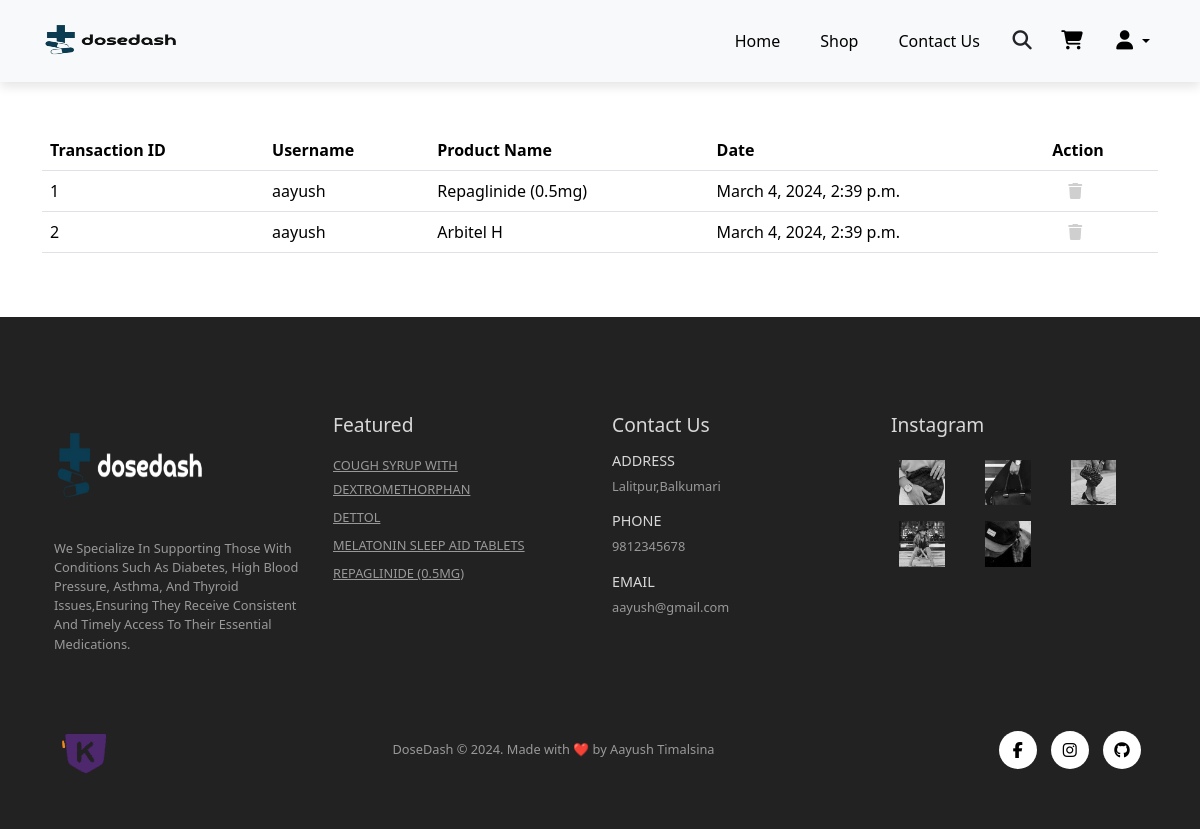
The page /viewreminder/ (signed in) on the database as committed earlier.
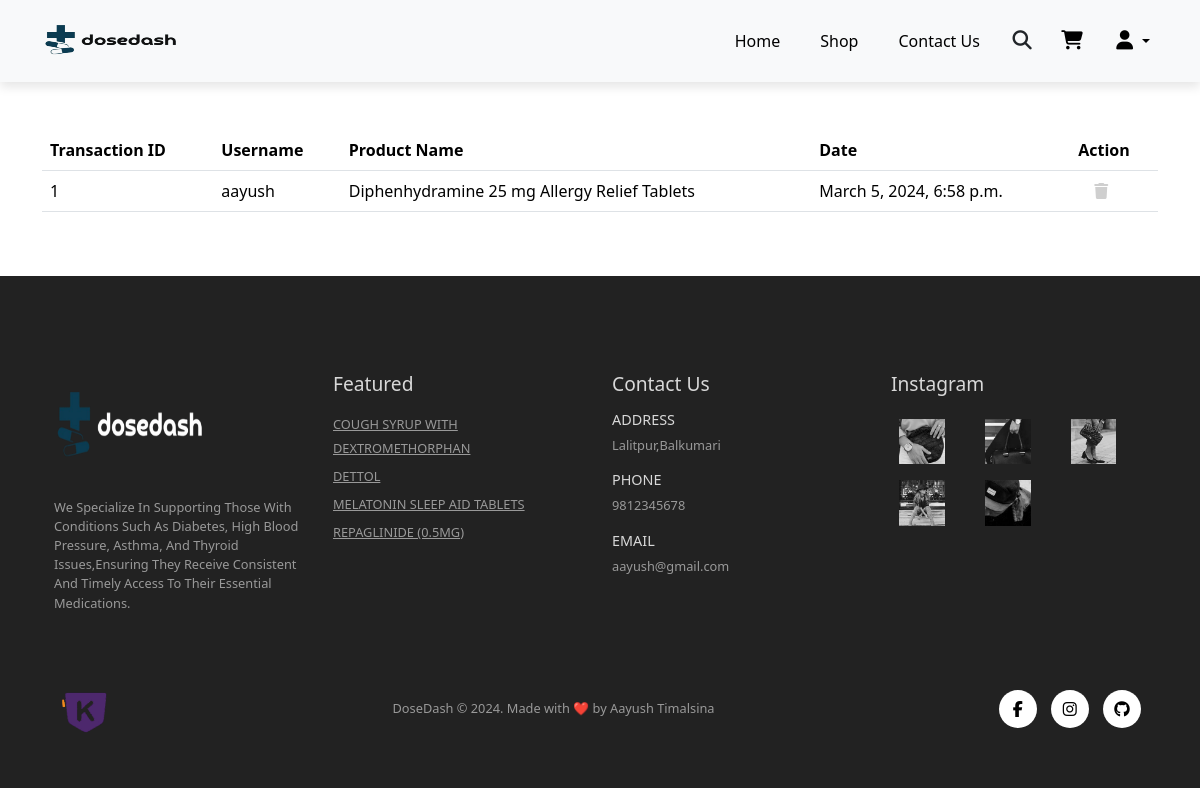
The same page on the database as committed later.
### dosedashapp/models.py (models this page shows, shortened)
class Reminder(models.Model):
    Reminder_UserName = models.ForeignKey(User, on_delete=models.CASCADE, null= True, blank= True)
    Reminder_ProductId = models.ForeignKey(Product, on_delete=models.CASCADE, null= True, blank= True)
    Reminder_Date = models.DateTimeField()

class Product(models.Model):
    Product_Name = models.CharField(max_length = 200)
    Product_Price = models.PositiveIntegerField(null = False)
    Product_Description = models.TextField()
    Product_Tag = models.ManyToManyField(ProductTag, blank = True)
    Product_Image = models.ImageField(upload_to = 'static/image/products/')
    Product_Quantity = models.PositiveBigIntegerField(null = True)
    def __str__(self):
        return self.Product_Name

### dosedashapp/views.py (the view)
# urls.py: path('viewreminder/', views.viewReminder, name="viewreminder"),
def viewReminder(request):
    user = request.user
    reminders = Reminder.objects.filter(Reminder_UserName = user)
    return render(request, "reminder.html",{'reminders':reminders,
                                            'featured' : getFeatured(),
                                             })

### dosedashapp/views.py (called while the page is built)
def getFeatured():
    all_featured = list(Product.objects.filter(Product_Tag = 2))
    featured = sample(all_featured, 4)
    return(featured)

### templates/reminder.html (shortened to what this page needs)
{% load static %}
<!DOCTYPE html>
<html lang="en">
  <head>
    <link rel="stylesheet" href="{% static 'css/profile.css' %}" />
    <link
      rel="stylesheet"
      href="https://cdnjs.cloudflare.com/ajax/libs/font-awesome/6.5.1/css/all.min.css"
    />
    <link
      href="https://cdn.jsdelivr.net/npm/bootstrap@5.3.3/dist/css/bootstrap.min.css"
      rel="stylesheet"
    />
  </head>
  <body>
    {% include "nav.html" %}
    <div class="container mt-5">
      <h3>Transaction History</h3>
      <div class="row mt-5">
        <div class="col">
          <table class="table table-hover">
            <thead>
              <tr class="fw-semibold">
                <td scope="col">Transaction ID</td>
                <td scope="col">Username</td>
                <td scope="col">Product Name</td>
                <td scope="col">Date</td>
                <td scope="col">Action</td>
              </tr>
            </thead>
            <tbody>
               {% for reminder in reminders %}
              <tr>
                <td>{{ forloop.counter }}</td>
                <td scope="row">{{ reminder.Reminder_UserName }}</td>
                <td>{{ reminder.Reminder_ProductId }}</td>
                <td>{{ reminder.Reminder_Date }}</td>
                <td class="ps-4">
                  <a href="{% url 'deletereminder' reminder.id %}"
                    ><i
                      class="fa-solid fa-trash"
                      style="color: #cfcfcf; cursor: pointer"
                    ></i
                  ></a>
                </td>
              </tr>
              {% endfor %}
            </tbody>
          </table>
        </div>
      </div>
    </div>
    {% include "footer.html" %}
  </body>
</html>

### templates/nav.html (shortened to what this page needs)
{% load static %}
    <nav class="navbar navbar-expand-lg bg-body-tertiary navbar-light bg-white py-3 fixed-top">
          <div class="container">
            <a href= "/"><img class="logo" src = "{% static "image/logo/logo.png" %}" alt = 'logo' style="width: 145px; height: 50px;"</a>
            <div class="collapse navbar-collapse" id="navbarSupportedContent">
              <ul class="navbar-nav ms-auto">
                <li class="nav-item">
                  <a class="nav-link me-4 selected" aria-current="page" href="{% url 'landingPage' %}">Home</a>
                </li>
                <li class="nav-item">
                  <a class="nav-link me-4 {% if request.path == '/shop/' %}selected{% endif %}" aria-current="page" href="{% url 'shop' %}">Shop</a>
                </li>
                <li class="nav-item">
                  <a class="nav-link me-4" aria-current="page" href="{% url 'contactus' %}">Contact Us</a>
                </li>
                <li class="nav-item cart-item">
                  <i id="searchIcon" class="fa-solid fa-magnifying-glass me-4"></i>
                  <a href= "{% url 'cart' %}"><i class="fa-solid fa-cart-shopping me-4"></i></a>
                </li>
                <li class="nav-item dropdown user">
                  <a class="nav-link dropdown-toggle" href="#" id="navbarDropdown" role="button" data-toggle="dropdown" aria-haspopup="true" aria-expanded="false">
                     <i class="fa-solid fa-user"></i>
                  </a>
                 </li>
            </div>
          </div>
      </nav>

### templates/footer.html (shortened to what this page needs)
{% load static %}
<footer class="mt-5 py-5">
    <div class="row container mx-auto pt-5">
      <div class="footer-one col-lg-3 col-md-6 col-12">
        <img src="{% static 'image/logo/logobg.png' %}" alt="logo" style="width: 160px; height: 110px;">
        <p class="pt-3">We Specialize In Supporting Those With Conditions Such As Diabetes, High Blood Pressure, Asthma, And Thyroid Issues,Ensuring They Receive Consistent And Timely Access To Their Essential Medications.</p>
      </div>
      <div class="footer-one col-lg-3 col-md-6 col-12 mb-3">
        <h5 class="pb-2">Featured</h5>
        <ul class="text-uppercase list-unstyled">
          {% for feature in featured %}
            <li><a href="{% url 'product' feature.id %}">{{ feature.Product_Name }}</a></li>
          {% endfor %}
        </ul>
      </div>
      <div class="footer-one col-lg-3 col-md-6 col-12 mb-3">
        <h5 class="pb-2">Contact Us</h5>
        <div>
          <h6 class="text-uppercase">Address</h6>
          <p>Lalitpur,Balkumari</p>
        </div>
        <div>
          <h6 class="text-uppercase">Phone</h6>
          <p>9812345678</p>
        </div>
        <div>
          <h6 class="text-uppercase">Email</h6>
          <p>aayush@gmail.com</p>
        </div>
      </div>
      <div class="footer-one col-lg-3 col-md-6 col-12">
        <h5 class="pb-2">Instagram</h5>
        <div class="row">
          <img class="img-fluid w-25 h-100 m-2" src="{% static 'image/insta/1.jpg' %}" alt="instaimg">
          <img class="img-fluid w-25 h-100 m-2" src="{% static 'image/insta/2.jpg' %}" alt="instaimg">
          <img class="img-fluid w-25 h-100 m-2" src="{% static 'image/insta/3.jpg' %}" alt="instaimg">
          <img class="img-fluid w-25 h-100 m-2" src="{% static 'image/insta/4.jpg' %}" alt="instaimg">
          <img class="img-fluid w-25 h-100 m-2" src="{% static 'image/insta/5.jpg' %}" alt="instaimg">
        </div>
      </div>
    </div>
    <div class="copyright mt-5">
      <div class="row container mx-auto d-flex align-items-center justify-content-between">
        <div class="col-lg-3 col-md-6 col-12">
          <img class="e-sewa-logo img-fluid w-25 h-100 " src="{% static 'image/logo/khalti.png' %}" alt="payment">
        </div>
        <div class="col-lg-4 col-md-6 col-12 text-nowrap text-center">
          <p class="mb-0">DoseDash © 2024. Made with ❤️ by Aayush Timalsina </p>
        </div>
        <div class="col-lg-4 col-md-6 col-12 text-end">
          <a href="https://www.facebook.com/aayush2133"><i class="fa-brands fa-facebook-f"></i></a>
          <a href="https://www.instagram.com/ssh_aayush/"><i class="fa-brands fa-instagram"></i></a>
          <a href="https://github.com/SshAayush"><i class="fa-brands fa-github"></i></a>
        </div>
      </div>
    </div>
  </footer>

### static/css/navbar.css (style rules this page uses)
.navbar { font-size: 16px; top: 0; left: 0; width: 100vw; display: flex; box-shadow: 0 5px 10px rgba(0,0,0,0.1); }
.cart-item a { color: black !important; }
.navbar-light .navbar-nav .nav-link { padding: 0 20px; color: black; transition: 0.3s ease; }
.navbar i { font-size: 1.2rem; padding: 0.7px; cursor: pointer; transition: 0.3s ease; }

### static/css/footer.css (style rules this page uses)
footer { background-color: #222; }
footer h5 { color: #d8d8d8; font-size: 1.2rem; }
footer h6 { color: #d8d8d8; font-size: 0.9rem; }
footer li { padding-bottom: 4px; }
footer li a { font-size: 0.8rem; color: #999; }
footer p { color: #999; font-size: 0.8rem; }
footer .copyright a { color: black; width: 38px; height: 38px; background-color: #fff; display: inline-block; text-align: center; line-height: 38px; border-radius: 50%; transition: 0.3s ease; margin: 0 5px; }
.e-sewa-logo { width:60px; height: 60px; }

Rows that differ between the two databases and show on the page:
removed Reminder: Reminder_UserName "aayush", Reminder_ProductId "Repaglinide (0.5mg)", Reminder_Date "March 4, 2024, 2:39 p.m."
removed Reminder: Reminder_UserName "aayush", Reminder_ProductId "Arbitel H", Reminder_Date "March 4, 2024, 2:39 p.m."
added Reminder: Reminder_UserName "aayush", Reminder_ProductId "Diphenhydramine 25 mg Allergy Relief Tablets", Reminder_Date "March 5, 2024, 6:58 p.m."
